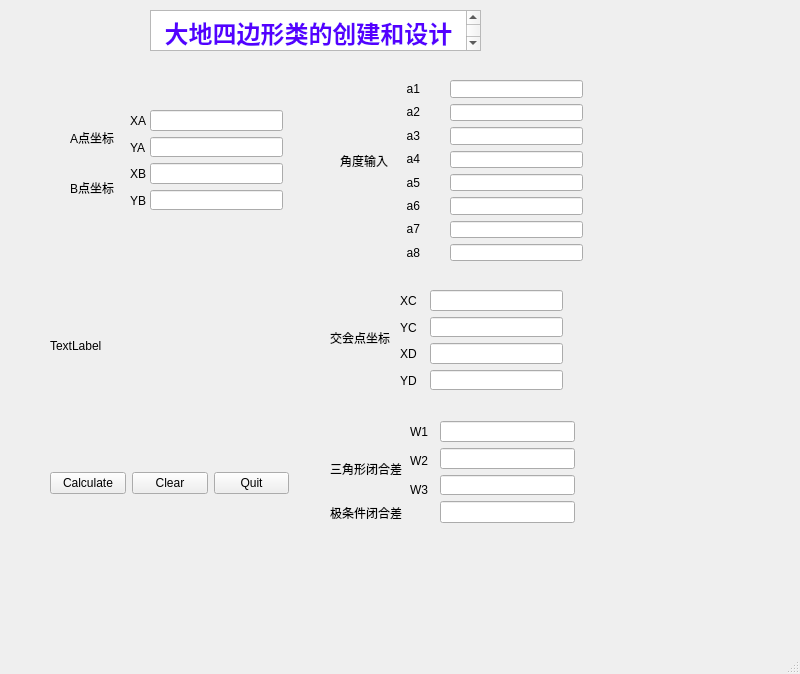
<?xml version="1.0" encoding="UTF-8"?>
<ui version="4.0">
 <class>MainWindow</class>
 <widget class="QMainWindow" name="MainWindow">
  <property name="geometry">
   <rect>
    <x>0</x>
    <y>0</y>
    <width>800</width>
    <height>674</height>
   </rect>
  </property>
  <property name="windowTitle">
   <string>MainWindow</string>
  </property>
  <widget class="QWidget" name="centralwidget">
   <widget class="QTextEdit" name="textEdit_2">
    <property name="geometry">
     <rect>
      <x>150</x>
      <y>10</y>
      <width>331</width>
      <height>41</height>
     </rect>
    </property>
    <property name="html">
     <string>&lt;!DOCTYPE HTML PUBLIC &quot;-//W3C//DTD HTML 4.0//EN&quot; &quot;http://www.w3.org/TR/REC-html40/strict.dtd&quot;&gt;
&lt;html&gt;&lt;head&gt;&lt;meta name=&quot;qrichtext&quot; content=&quot;1&quot; /&gt;&lt;meta charset=&quot;utf-8&quot; /&gt;&lt;style type=&quot;text/css&quot;&gt;
p, li { white-space: pre-wrap; }
hr { height: 1px; border-width: 0; }
li.unchecked::marker { content: &quot;\2610&quot;; }
li.checked::marker { content: &quot;\2612&quot;; }
&lt;/style&gt;&lt;/head&gt;&lt;body style=&quot; font-family:'Microsoft YaHei UI'; font-size:9pt; font-weight:400; font-style:normal;&quot;&gt;
&lt;p align=&quot;center&quot; style=&quot; margin-top:12px; margin-bottom:12px; margin-left:0px; margin-right:0px; -qt-block-indent:0; text-indent:0px;&quot;&gt;&lt;span style=&quot; font-size:18pt; font-weight:700; color:#5500ff;&quot;&gt;大地四边形类的创建和设计&lt;/span&gt;&lt;/p&gt;&lt;/body&gt;&lt;/html&gt;</string>
    </property>
   </widget>
   <widget class="QLabel" name="label">
    <property name="geometry">
     <rect>
      <x>70</x>
      <y>130</y>
      <width>54</width>
      <height>16</height>
     </rect>
    </property>
    <property name="text">
     <string>A点坐标</string>
    </property>
   </widget>
   <widget class="QLabel" name="label_2">
    <property name="geometry">
     <rect>
      <x>70</x>
      <y>180</y>
      <width>54</width>
      <height>16</height>
     </rect>
    </property>
    <property name="text">
     <string>B点坐标</string>
    </property>
   </widget>
   <widget class="QLabel" name="label_15">
    <property name="geometry">
     <rect>
      <x>340</x>
      <y>110</y>
      <width>54</width>
      <height>101</height>
     </rect>
    </property>
    <property name="text">
     <string>角度输入</string>
    </property>
   </widget>
   <widget class="QLabel" name="label_16">
    <property name="geometry">
     <rect>
      <x>330</x>
      <y>330</y>
      <width>101</width>
      <height>16</height>
     </rect>
    </property>
    <property name="text">
     <string>交会点坐标</string>
    </property>
   </widget>
   <widget class="QLabel" name="label_pic">
    <property name="geometry">
     <rect>
      <x>50</x>
      <y>240</y>
      <width>271</width>
      <height>211</height>
     </rect>
    </property>
    <property name="text">
     <string>TextLabel</string>
    </property>
   </widget>
   <widget class="QWidget" name="">
    <property name="geometry">
     <rect>
      <x>150</x>
      <y>110</y>
      <width>133</width>
      <height>100</height>
     </rect>
    </property>
    <layout class="QVBoxLayout" name="verticalLayout">
     <item>
      <widget class="QLineEdit" name="lineEdit_XA"/>
     </item>
     <item>
      <widget class="QLineEdit" name="lineEdit_YA"/>
     </item>
     <item>
      <widget class="QLineEdit" name="lineEdit_XB"/>
     </item>
     <item>
      <widget class="QLineEdit" name="lineEdit_YB"/>
     </item>
    </layout>
   </widget>
   <widget class="QWidget" name="">
    <property name="geometry">
     <rect>
      <x>130</x>
      <y>110</y>
      <width>19</width>
      <height>101</height>
     </rect>
    </property>
    <layout class="QVBoxLayout" name="verticalLayout_2">
     <item>
      <widget class="QLabel" name="label_3">
       <property name="text">
        <string>XA</string>
       </property>
      </widget>
     </item>
     <item>
      <widget class="QLabel" name="label_4">
       <property name="text">
        <string>YA</string>
       </property>
      </widget>
     </item>
     <item>
      <widget class="QLabel" name="label_5">
       <property name="text">
        <string>XB</string>
       </property>
      </widget>
     </item>
     <item>
      <widget class="QLabel" name="label_6">
       <property name="text">
        <string>YB</string>
       </property>
      </widget>
     </item>
    </layout>
   </widget>
   <widget class="QWidget" name="">
    <property name="geometry">
     <rect>
      <x>390</x>
      <y>80</y>
      <width>56</width>
      <height>181</height>
     </rect>
    </property>
    <layout class="QVBoxLayout" name="verticalLayout_4">
     <item>
      <widget class="QLabel" name="label_7">
       <property name="text">
        <string>     a1</string>
       </property>
      </widget>
     </item>
     <item>
      <widget class="QLabel" name="label_8">
       <property name="text">
        <string>     a2</string>
       </property>
      </widget>
     </item>
     <item>
      <widget class="QLabel" name="label_9">
       <property name="text">
        <string>     a3</string>
       </property>
      </widget>
     </item>
     <item>
      <widget class="QLabel" name="label_10">
       <property name="text">
        <string>     a4</string>
       </property>
      </widget>
     </item>
     <item>
      <widget class="QLabel" name="label_11">
       <property name="text">
        <string>     a5</string>
       </property>
      </widget>
     </item>
     <item>
      <widget class="QLabel" name="label_12">
       <property name="text">
        <string>     a6</string>
       </property>
      </widget>
     </item>
     <item>
      <widget class="QLabel" name="label_13">
       <property name="text">
        <string>     a7</string>
       </property>
      </widget>
     </item>
     <item>
      <widget class="QLabel" name="label_14">
       <property name="text">
        <string>     a8</string>
       </property>
      </widget>
     </item>
    </layout>
   </widget>
   <widget class="QWidget" name="">
    <property name="geometry">
     <rect>
      <x>430</x>
      <y>290</y>
      <width>133</width>
      <height>100</height>
     </rect>
    </property>
    <layout class="QVBoxLayout" name="verticalLayout_5">
     <item>
      <widget class="QLineEdit" name="lineEdit_XC"/>
     </item>
     <item>
      <widget class="QLineEdit" name="lineEdit_YC"/>
     </item>
     <item>
      <widget class="QLineEdit" name="lineEdit_XD"/>
     </item>
     <item>
      <widget class="QLineEdit" name="lineEdit_YD"/>
     </item>
    </layout>
   </widget>
   <widget class="QWidget" name="">
    <property name="geometry">
     <rect>
      <x>400</x>
      <y>290</y>
      <width>19</width>
      <height>101</height>
     </rect>
    </property>
    <layout class="QVBoxLayout" name="verticalLayout_6">
     <item>
      <widget class="QLabel" name="label_17">
       <property name="text">
        <string>XC</string>
       </property>
      </widget>
     </item>
     <item>
      <widget class="QLabel" name="label_18">
       <property name="text">
        <string>YC</string>
       </property>
      </widget>
     </item>
     <item>
      <widget class="QLabel" name="label_19">
       <property name="text">
        <string>XD</string>
       </property>
      </widget>
     </item>
     <item>
      <widget class="QLabel" name="label_20">
       <property name="text">
        <string>YD</string>
       </property>
      </widget>
     </item>
    </layout>
   </widget>
   <widget class="QWidget" name="">
    <property name="geometry">
     <rect>
      <x>50</x>
      <y>470</y>
      <width>239</width>
      <height>26</height>
     </rect>
    </property>
    <layout class="QHBoxLayout" name="horizontalLayout">
     <item>
      <widget class="QPushButton" name="pushButton">
       <property name="text">
        <string>Calculate</string>
       </property>
      </widget>
     </item>
     <item>
      <widget class="QPushButton" name="pushButton_2">
       <property name="text">
        <string>Clear</string>
       </property>
      </widget>
     </item>
     <item>
      <widget class="QPushButton" name="pushButton_3">
       <property name="text">
        <string>Quit</string>
       </property>
      </widget>
     </item>
    </layout>
   </widget>
   <widget class="QWidget" name="">
    <property name="geometry">
     <rect>
      <x>450</x>
      <y>80</y>
      <width>133</width>
      <height>181</height>
     </rect>
    </property>
    <layout class="QVBoxLayout" name="verticalLayout_3">
     <item>
      <widget class="QLineEdit" name="lineEdit_a1"/>
     </item>
     <item>
      <widget class="QLineEdit" name="lineEdit_a2"/>
     </item>
     <item>
      <widget class="QLineEdit" name="lineEdit_a3"/>
     </item>
     <item>
      <widget class="QLineEdit" name="lineEdit_a4"/>
     </item>
     <item>
      <widget class="QLineEdit" name="lineEdit_a5"/>
     </item>
     <item>
      <widget class="QLineEdit" name="lineEdit_a6"/>
     </item>
     <item>
      <widget class="QLineEdit" name="lineEdit_a7"/>
     </item>
     <item>
      <widget class="QLineEdit" name="lineEdit_a8"/>
     </item>
    </layout>
   </widget>
   <widget class="QWidget" name="">
    <property name="geometry">
     <rect>
      <x>440</x>
      <y>421</y>
      <width>135</width>
      <height>102</height>
     </rect>
    </property>
    <layout class="QVBoxLayout" name="verticalLayout_8">
     <item>
      <layout class="QVBoxLayout" name="verticalLayout_7">
       <item>
        <widget class="QLineEdit" name="lineEdit_triangle1"/>
       </item>
       <item>
        <widget class="QLineEdit" name="lineEdit_triangle2"/>
       </item>
       <item>
        <widget class="QLineEdit" name="lineEdit_triangle3"/>
       </item>
      </layout>
     </item>
     <item>
      <widget class="QLineEdit" name="lineEdit_condition"/>
     </item>
    </layout>
   </widget>
   <widget class="QWidget" name="">
    <property name="geometry">
     <rect>
      <x>410</x>
      <y>420</y>
      <width>22</width>
      <height>81</height>
     </rect>
    </property>
    <layout class="QVBoxLayout" name="verticalLayout_9">
     <item>
      <widget class="QLabel" name="label_23">
       <property name="text">
        <string>W1</string>
       </property>
      </widget>
     </item>
     <item>
      <widget class="QLabel" name="label_24">
       <property name="text">
        <string>W2</string>
       </property>
      </widget>
     </item>
     <item>
      <widget class="QLabel" name="label_25">
       <property name="text">
        <string>W3</string>
       </property>
      </widget>
     </item>
    </layout>
   </widget>
   <widget class="QWidget" name="">
    <property name="geometry">
     <rect>
      <x>330</x>
      <y>450</y>
      <width>74</width>
      <height>81</height>
     </rect>
    </property>
    <layout class="QVBoxLayout" name="verticalLayout_10">
     <item>
      <widget class="QLabel" name="label_21">
       <property name="text">
        <string>三角形闭合差</string>
       </property>
      </widget>
     </item>
     <item>
      <widget class="QLabel" name="label_22">
       <property name="text">
        <string>极条件闭合差</string>
       </property>
      </widget>
     </item>
    </layout>
   </widget>
  </widget>
  <widget class="QMenuBar" name="menubar">
   <property name="geometry">
    <rect>
     <x>0</x>
     <y>0</y>
     <width>800</width>
     <height>22</height>
    </rect>
   </property>
  </widget>
  <widget class="QStatusBar" name="statusbar"/>
 </widget>
 <resources/>
 <connections/>
</ui>
